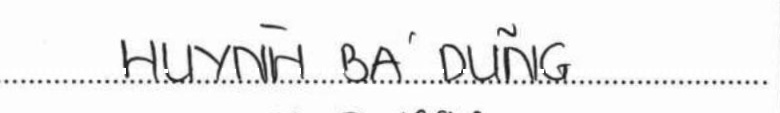
#> input picture model/1.jpg, 780 x 113 px, found by its file name
$ python cluster2.py
#> lines starting #> are read from the running program, lines starting #| are printed output that depends on the picture; after the words box and inside, x2 and y2 are one past the last pixel; in counts of white or black regions, pixels touching at a corner belong together
import cv2
import cv2 as cv
import matplotlib.pyplot as plt
import numpy as np


def manhattan(p1, p2):
    return abs(p1[0] - p2[0]) + abs(p1[1] - p2[1])


# [15 lines left out: functions perp, seg_intersect, not called in this run]


HORIZONTAL = 0
VERTICAL = 1
M_X = 650
M_Y = 1100

TOP_V_LINE_RATIO = 10
BOT_V_LINE_RATIO = 20
TOP_H_LINE_RATIO = 15
BOT_H_LINE_RATIO = 60


def near(x, y, distance=30):
    return abs(x - y) < distance


# [32 lines left out: function group_line, not called in this run]


def merge_lines(x_clusters, y_clusters, min_length=450):
    h_lines = []
    v_lines = []
    for cluster in x_clusters:
        low_endpoint = max(cluster, key=lambda point: point[1])
        high_endpoint = min(cluster, key=lambda point: point[1])
        if manhattan(low_endpoint, high_endpoint) > min_length:
            v_lines.append((low_endpoint, high_endpoint))
    for cluster in y_clusters:
        right_endpoint = max(cluster, key=lambda point: point[0])
        left_endpoint = min(cluster, key=lambda point: point[0])
        if manhattan(left_endpoint, right_endpoint) > min_length:
            h_lines.append((right_endpoint, left_endpoint))
    return v_lines, h_lines


# [26 lines left out: functions compute_intersections, group_into_quadrants, not called in this run]


def filter_clusters(clusters, min_size=2):
    return [cluster for cluster in clusters if len(cluster) >= min_size]


def process(in_path):
#> called with in_path = '../img/1.jpg'
    img = cv.imread(in_path, cv2.IMREAD_GRAYSCALE)[:, 0:-100]
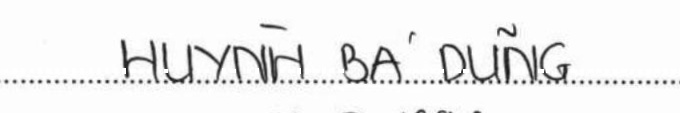
#> img: shape (113, 680); min 14, max 255, mean 239.2
    (thresh, im_bw) = cv2.threshold(img, 128, 255, cv2.THRESH_BINARY | cv2.THRESH_OTSU)
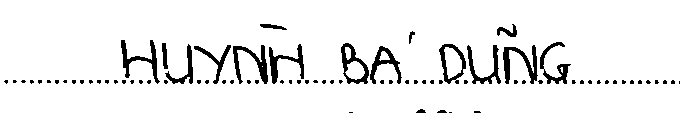
#> im_bw: shape (113, 680); 92.8% white; 78 black regions (61 under 20 px), largest, box (x1, y1, x2, y2) and area: (503, 45, 538, 84) 508, (233, 45, 268, 84) 481, (121, 40, 160, 84) 451
#> thresh = 175
    dst = cv.Canny(im_bw, 50, 200, None, 5)
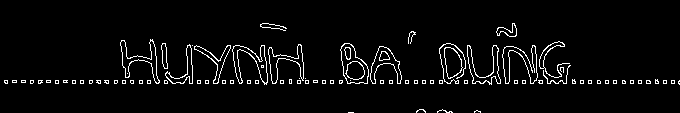
#> dst: shape (113, 680); 4.2% white in thin lines or dots, all inside (x1, y1, x2, y2) = (4, 23, 680, 113)

    # Copy edges to the images that will display the results in BGR
    cdstP = cv.cvtColor(dst, cv.COLOR_GRAY2BGR)

    linesP = cv.HoughLinesP(dst, 1, np.pi / 180, 50, None, 48, 1)
#> linesP = None

    x_clusters = []
    y_clusters = []
    if linesP is not None:
        for lineP in linesP:
            l = lineP[0]
            x1, y1, x2, y2 = l[0], l[1], l[2], l[3]
            # print('({}, {}) -> ({}, {})'.format(x1, y1, x2, y2))
            # cv.line(cdstP, (l[0], l[1]), (l[2], l[3]), (0, 255, 255), 3, cv.LINE_AA)
            group_line(x1, y1, x2, y2, x_clusters, y_clusters)

    x_clusters = filter_clusters(x_clusters, min_size=4)
    y_clusters = filter_clusters(y_clusters, min_size=4)
    correct = True
    for cluster in x_clusters:
        print('x', len(cluster))
    for cluster in y_clusters:
        print('y', len(cluster))
    v_lines, h_lines = merge_lines(x_clusters, y_clusters)
    print(v_lines)
    print(h_lines)
    for line in v_lines:
        (x1, y1), (x2, y2) = line
        cv.line(cdstP, (x1, y1), (x2, y2), (0, 255, 255), 3, cv.LINE_AA)
    for line in h_lines:
        (x1, y1), (x2, y2) = line
        cv.line(cdstP, (x1, y1), (x2, y2), (0, 255, 255), 3, cv.LINE_AA)
    #
    # intersections = compute_intersections(v_lines, h_lines)
    #
    # top_left_quad, bottom_left_quad, top_right_quad, bottom_right_quad = group_into_quadrants(intersections)
    #
    # top_left_point = min(top_left_quad, key=lambda p: abs(p[0] - M_X) + abs(p[1] - M_Y))
    # top_right_point = min(top_right_quad, key=lambda p: abs(p[0] - M_X) + abs(p[1] - M_Y))
    # bottom_left_point = min(bottom_left_quad, key=lambda p: abs(p[0] - M_X) + abs(p[1] - M_Y))
    # bottom_right_point = min(bottom_right_quad, key=lambda p: abs(p[0] - M_X) + abs(p[1] - M_Y))
    #
    # filter_dist = 70
    # if not near(top_left_point[0], bottom_left_point[0], filter_dist) or \
    #         not near(top_left_point[1], top_right_point[1], filter_dist) or \
    #         not near(bottom_right_point[0], top_right_point[0], filter_dist) or \
    #         not near(bottom_right_point[1], bottom_left_point[1], filter_dist):
    #     correct = False
    #
    # img = cv2.circle(img, center=top_left_point, radius=10, color=(0, 0, 255), thickness=-1)
    # img = cv2.circle(img, center=top_right_point, radius=10, color=(0, 0, 255), thickness=-1)
    # img = cv2.circle(img, center=bottom_left_point, radius=10, color=(0, 0, 255), thickness=-1)
    # img = cv2.circle(img, center=bottom_right_point, radius=10, color=(0, 0, 255), thickness=-1)
    return img, cdstP, correct


# [12 lines left out: function process_and_save, not called in this run]


def process_and_show(in_path):
    img, cdstP, correct = process(in_path)
#> correct = True

    plt.figure()
    plt.imshow(img)
    plt.show()


#
#
# process_and_save()

process_and_show('../img/1.jpg')
